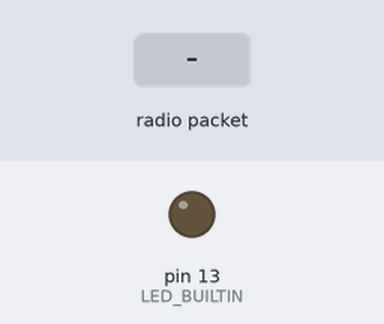
The sketch below on a simulated Arduino Uno, built with avr-gcc and run on an emulated ATmega328P. On the bench: output pins drawn as LEDs (lit = HIGH). The inputs (shaded band) are chosen by the test bench. No radio packets arrive unless stated; pins used as bus, display or sensor lines are not drawn; what the sketch prints to the serial monitor is not drawn.

Above: at 1.7 s.
1.8 s: radio packet "D" arrives
Timing chart, 0 to 4.8 s (numbered marks = the images above; inputs shaded):
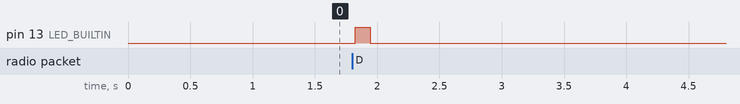

Measured:
- after the input at 1.8 s, pin 13 (LED_BUILTIN): LOW → HIGH at once, → LOW 0.12 s later

The sketch:

server.ino
```cpp
#include <SPI.h>
#include <RH_RF95.h>
#include <RHReliableDatagram.h>

#define RFM95_CS 8
#define RFM95_INT 3
#define RFM95_RST 4
#define RF95_FREQ 868.0

#define CLIENT_ADDRESS 88
#define SERVER_ADDRESS 89

RH_RF95 rf95(RFM95_CS, RFM95_INT);
RHReliableDatagram manager(rf95, SERVER_ADDRESS);

// Accepting input
const byte numChars = 32;
char receivedChars[numChars];

enum Mode {
  SELF_TEST,
  IDLE_1,
  SENSEOR_ONLY,
  SENSOR_TRANSMISSION,
  TRANSMISSION_ONLY,
  IDLE_2
};

Mode currentMode = IDLE_1;

// Transmission data structure
struct SensorData {
  unsigned long timestamp;
  float temperature;
  float pressure;
  float altitude;
  float adxl_x, adxl_y, adxl_z;
  float bno_i, bno_j, bno_k, bno_real;
  float current_g, max_g;
  float velocity, max_velocity;
  float battery;
  short mode;
};

// ENABLE DEBUG BY ENTERING "D" INTO SERIAL
bool DEBUG = false;

void setup() {
  pinMode(LED_BUILTIN, OUTPUT);
  pinMode(RFM95_RST, OUTPUT);
  digitalWrite(RFM95_RST, HIGH);
  delay(500);
  Serial.begin(9600);
  while (!Serial);

  digitalWrite(RFM95_RST, LOW);
  delay(10);
  digitalWrite(RFM95_RST, HIGH);
  delay(10);

  if (!manager.init()) {
    Serial.println("RHReliableDatagram init failed");
    while (true);
  }
  Serial.println("RHReliableDatagram init OK!");

  if (!rf95.setFrequency(RF95_FREQ)) {
    Serial.println("setFrequency failed");
    while (true);
  }
  Serial.print("Set Freq to: "); Serial.println(RF95_FREQ);

  rf95.setTxPower(23, false);
}

void loop() {
  if (manager.available()) {
    uint8_t buf[sizeof(SensorData)];
    uint8_t len = sizeof(buf);
    uint8_t from;

    if (manager.recvfromAck(buf, &len, &from)) {
      digitalWrite(LED_BUILTIN, HIGH);
      if (DEBUG) {
        Serial.print("Got message from: 0x");
        Serial.print(from, HEX);
        Serial.print(": ");
      }

      SensorData *receivedData = (SensorData*)buf;
      Serial.print(receivedData->timestamp);
      Serial.print(",");
      Serial.print(receivedData->temperature, 2);
      Serial.print(",");
      Serial.print(receivedData->pressure, 2);
      Serial.print(",");
      Serial.print(receivedData->altitude, 2);
      Serial.print(",");
      Serial.print(receivedData->adxl_x, 2);
      Serial.print(",");
      Serial.print(receivedData->adxl_y, 2);
      Serial.print(",");
      Serial.print(receivedData->adxl_z, 2);
      Serial.print(",");
      Serial.print(receivedData->bno_i, 2);
      Serial.print(",");
      Serial.print(receivedData->bno_j, 2);
      Serial.print(",");
      Serial.print(receivedData->bno_k, 2);
      Serial.print(",");
      Serial.print(receivedData->bno_real, 2);
      Serial.print(",");
      Serial.print(receivedData->current_g, 2);
      Serial.print(",");
      Serial.print(receivedData->max_g, 2);
      Serial.print(",");
      Serial.print(receivedData->velocity, 2);
      Serial.print(",");
      Serial.print(receivedData->max_velocity, 2);
      Serial.print(",");
      Serial.print(receivedData->battery, 2);
      Serial.print(",");
      Serial.print((short)receivedData->mode);
      Serial.print(",");
      Serial.print(rf95.lastRssi(), DEC);
      Serial.print(",");
      Serial.println(rf95.lastSNR(), DEC);

      uint8_t data[] = "Acknowledgment received";

      if (manager.sendtoWait(data, sizeof(data), from)) {
        if (DEBUG) Serial.println("Sent reply");
      } else {
        Serial.println("sendtoWait failed");
      }
      digitalWrite(LED_BUILTIN, LOW);
    } else {
      Serial.println("Receive failed");
    }
  } else {
    // Check for serial input to change mode
    static byte ndx = 0;
    char endMarker = '\n';
    char rc;

    if (Serial.available() > 0) {
      rc = Serial.read();

      if (rc != endMarker) {
        receivedChars[ndx] = rc;
        ndx++;
        if (ndx >= numChars) {
          ndx = numChars - 1;
        }
      } else {
        receivedChars[ndx] = '\0';
        ndx = 0;

        if (DEBUG) {
          Serial.print("Message: ");
          Serial.println(receivedChars);
        }

        if (receivedChars[0] == 'D') DEBUG = !DEBUG;
        else manager.sendtoWait((uint8_t*)receivedChars, strlen(receivedChars), CLIENT_ADDRESS);
      }
    }
  }
  delay(50);
}
```
